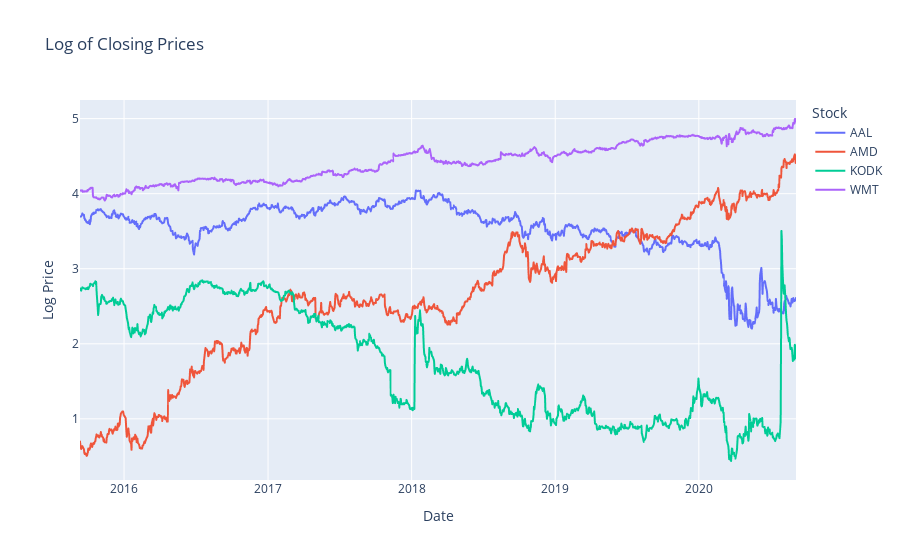

Notebook code for this chart:
### Code cell
px.line(stock_df['LogClose'], 
        x=stock_df['LogClose'].index, 
        y=stock_df['LogClose'].columns,
        labels={'variable': 'Stock',
                'value': 'Log Price'},
        title='Log of Closing Prices')

### Figure 1 — Plotly figure (JSON) as saved in the notebook; plotly's stock layout.template omitted (floating-point values rounded to 4 significant figures; data arrays with more than 128 entries replaced by an {"elided": "..."} marker saying what was removed)
{"data": [{"hovertemplate": "Stock=AAL<br>Date=%{x}<br>Log Price=%{y}<extra></extra>", "legendgroup": "AAL", "line": {"color": "#636efa", "dash": "solid"}, "mode": "lines", "name": "AAL", "showlegend": true, "type": "scattergl", "x": {"elided": "1256 str values"}, "xaxis": "x", "y": {"elided": "1256 float values"}, "yaxis": "y"}, {"hovertemplate": "Stock=AMD<br>Date=%{x}<br>Log Price=%{y}<extra></extra>", "legendgroup": "AMD", "line": {"color": "#EF553B", "dash": "solid"}, "mode": "lines", "name": "AMD", "showlegend": true, "type": "scattergl", "x": {"elided": "1256 str values"}, "xaxis": "x", "y": {"elided": "1256 float values"}, "yaxis": "y"}, {"hovertemplate": "Stock=KODK<br>Date=%{x}<br>Log Price=%{y}<extra></extra>", "legendgroup": "KODK", "line": {"color": "#00cc96", "dash": "solid"}, "mode": "lines", "name": "KODK", "showlegend": true, "type": "scattergl", "x": {"elided": "1256 str values"}, "xaxis": "x", "y": {"elided": "1256 float values"}, "yaxis": "y"}, {"hovertemplate": "Stock=WMT<br>Date=%{x}<br>Log Price=%{y}<extra></extra>", "legendgroup": "WMT", "line": {"color": "#ab63fa", "dash": "solid"}, "mode": "lines", "name": "WMT", "showlegend": true, "type": "scattergl", "x": {"elided": "1256 str values"}, "xaxis": "x", "y": {"elided": "1256 float values"}, "yaxis": "y"}], "layout": {"legend": {"title": {"text": "Stock"}, "tracegroupgap": 0}, "title": {"text": "Log of Closing Prices"}, "xaxis": {"anchor": "y", "domain": [0, 1], "title": {"text": "Date"}}, "yaxis": {"anchor": "x", "domain": [0, 1], "title": {"text": "Log Price"}}}}
